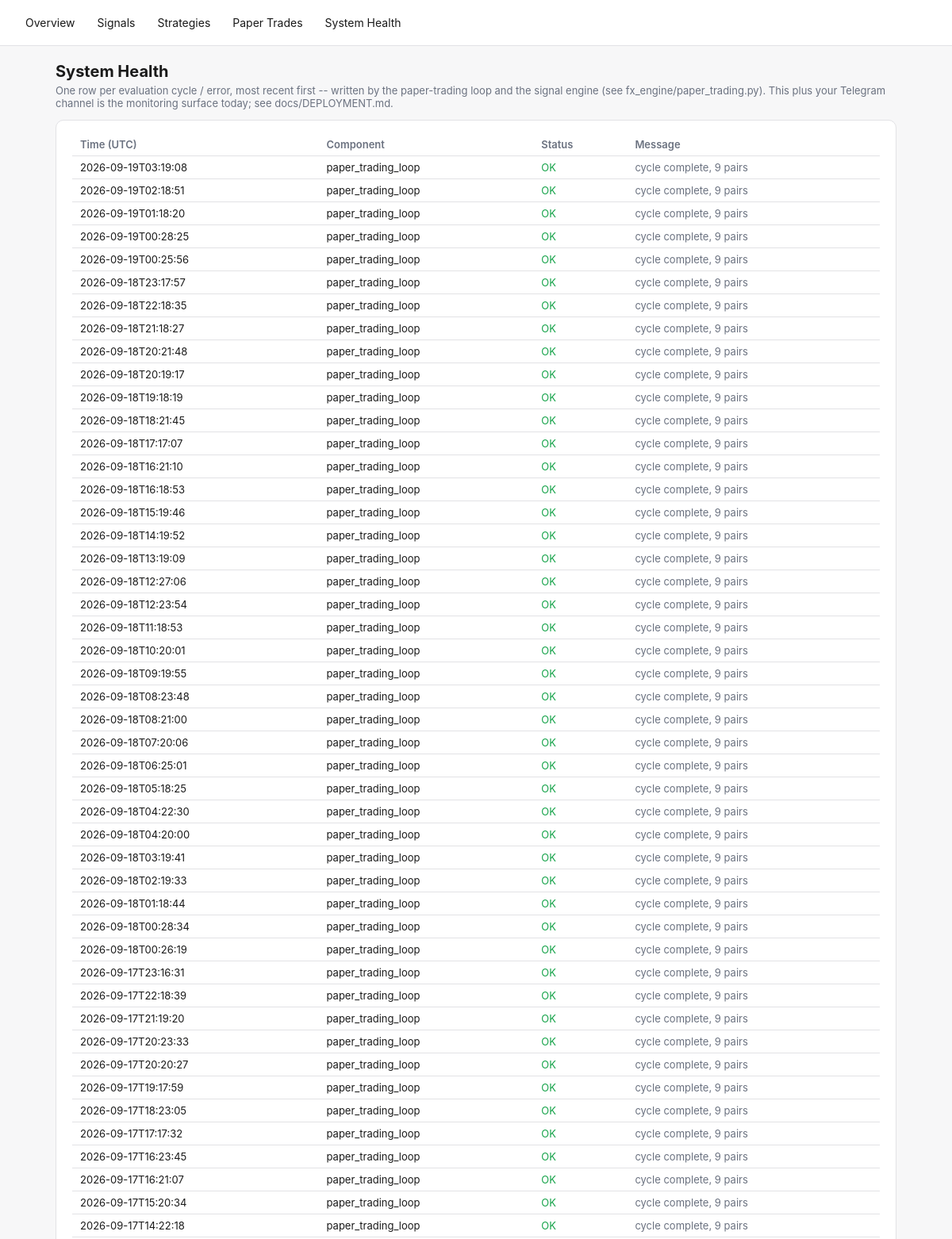
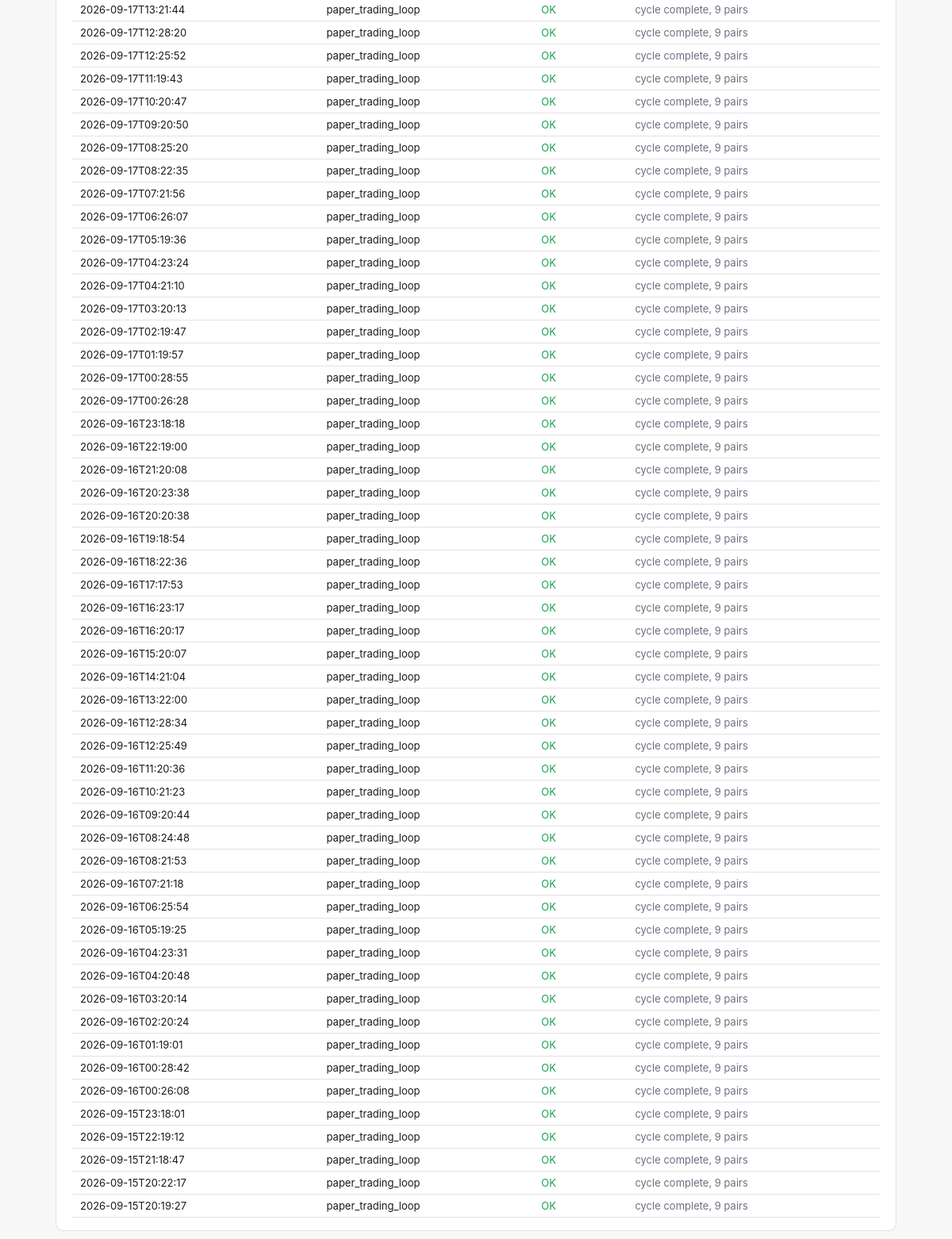
/health, run on an earlier commit of the app's database (2 pictures, top to bottom).
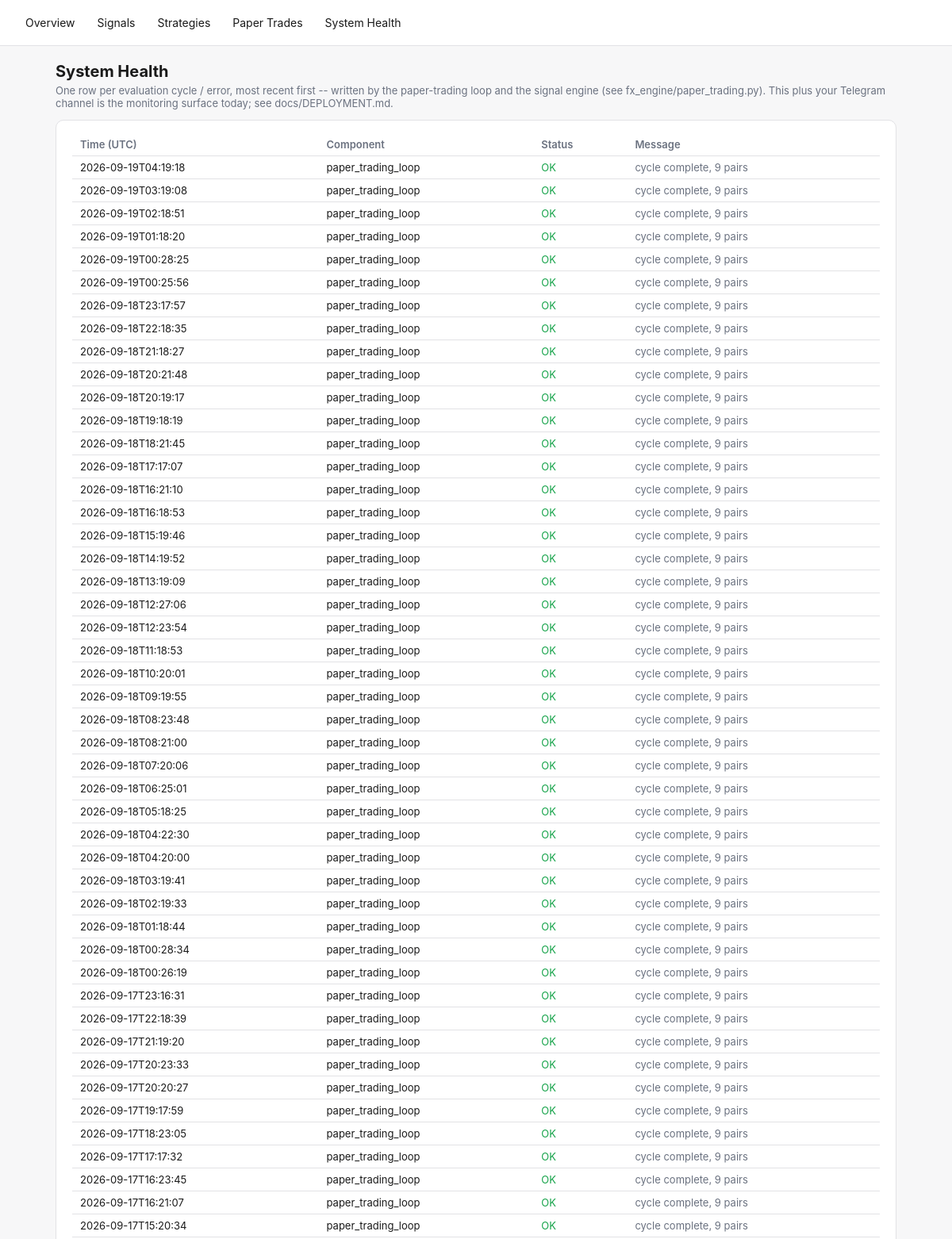
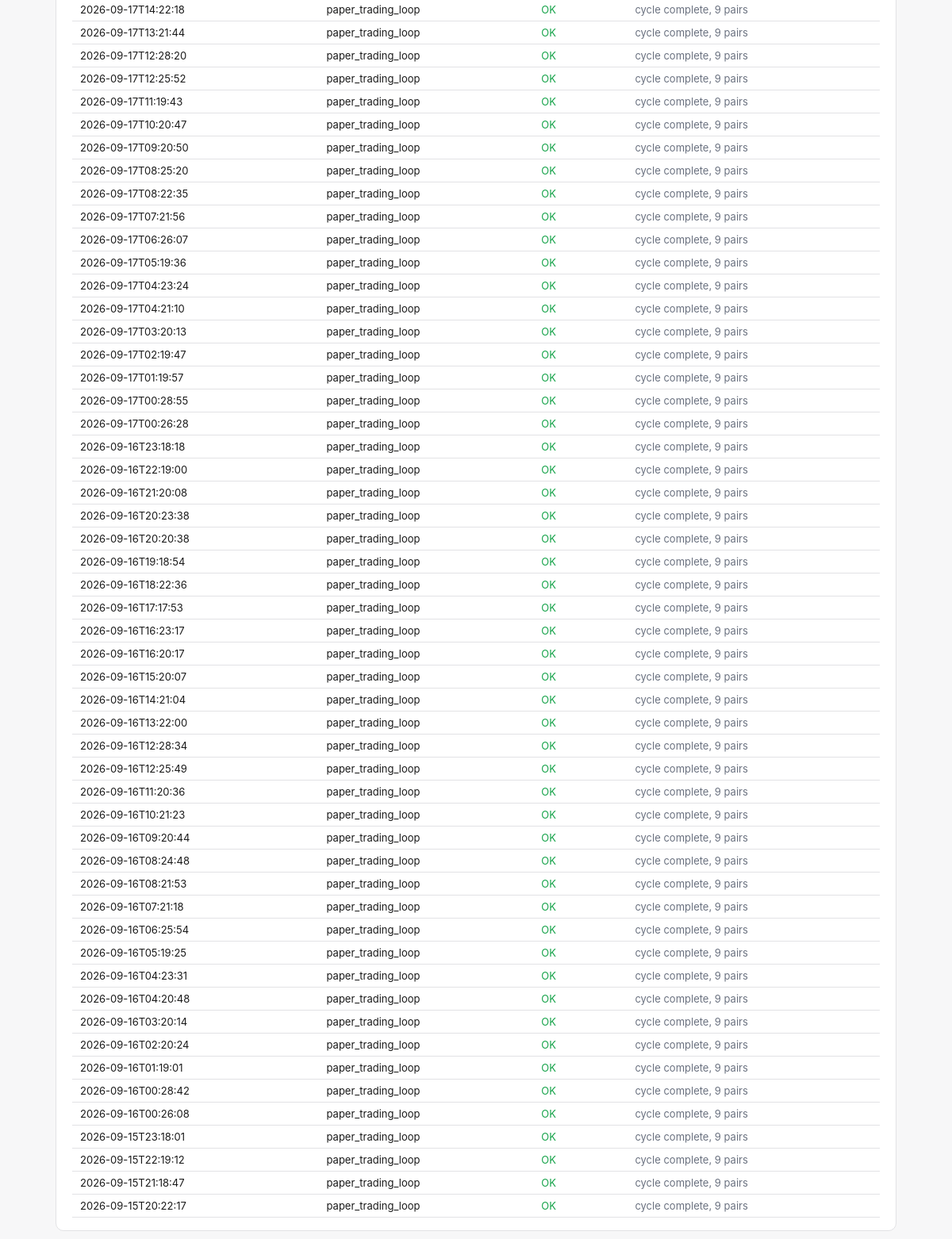
And on a later commit of the database (2 pictures, top to bottom).
### tables this page shows
CREATE TABLE system_health (
    id INTEGER PRIMARY KEY AUTOINCREMENT,
    component TEXT NOT NULL,
    status TEXT NOT NULL,       -- OK | WARN | ERROR
    message TEXT,
    checked_at TEXT NOT NULL
);

### fx_engine/dashboard.py (the view)
    @app.route("/health")
    def health_page():
        return render_template("health.html", health=get_db().recent_health(limit=100))

### fx_engine/db.py (called while the page is built)
    @contextmanager
    def _conn(self):
        conn = sqlite3.connect(self.path)
        conn.row_factory = sqlite3.Row
        try:
            yield conn
            conn.commit()
        finally:
            conn.close()

    def recent_health(self, limit: int = 50) -> list[dict]:
        with self._conn() as conn:
            rows = conn.execute(
                "SELECT * FROM system_health ORDER BY id DESC LIMIT ?", (limit,),
            ).fetchall()
        return [dict(r) for r in rows]

### fx_engine/templates/health.html (shortened to what this page needs)
{% extends "base.html" %}
{% block content %}
<h1>System Health</h1>
<p class="lede">One row per evaluation cycle / error, most recent first -- written by the paper-trading loop
and the signal engine (see fx_engine/paper_trading.py). This plus your Telegram channel is the monitoring
surface today; see docs/DEPLOYMENT.md.</p>
<div class="card">
  <div class="overflow">
  <table>
    <tr><th>Time (UTC)</th><th>Component</th><th>Status</th><th>Message</th></tr>
    {% for h in health %}
    <tr>
      <td>{{ h.checked_at[:19] }}</td>
      <td>{{ h.component }}</td>
      <td class="{{ 'ok' if h.status=='OK' else ('warn' if h.status=='WARN' else 'error') }}">{{ h.status }}</td>
      <td class="muted">{{ h.message }}</td>
    </tr>
    {% else %}
    <tr><td colspan="4" class="muted">No health checks logged yet.</td></tr>
    {% endfor %}
  </table>
  </div>
</div>
{% endblock %}

What changed in the data, as far as the page shows it:
no longer on this page (row unchanged): system_health: checked_at "2026-09-15T20:19:27", component "paper_trading_loop", status "OK", message "cycle complete, 9 pairs"
added system_health: checked_at "2026-09-19T04:19:18", component "paper_trading_loop", status "OK", message "cycle complete, 9 pairs"
